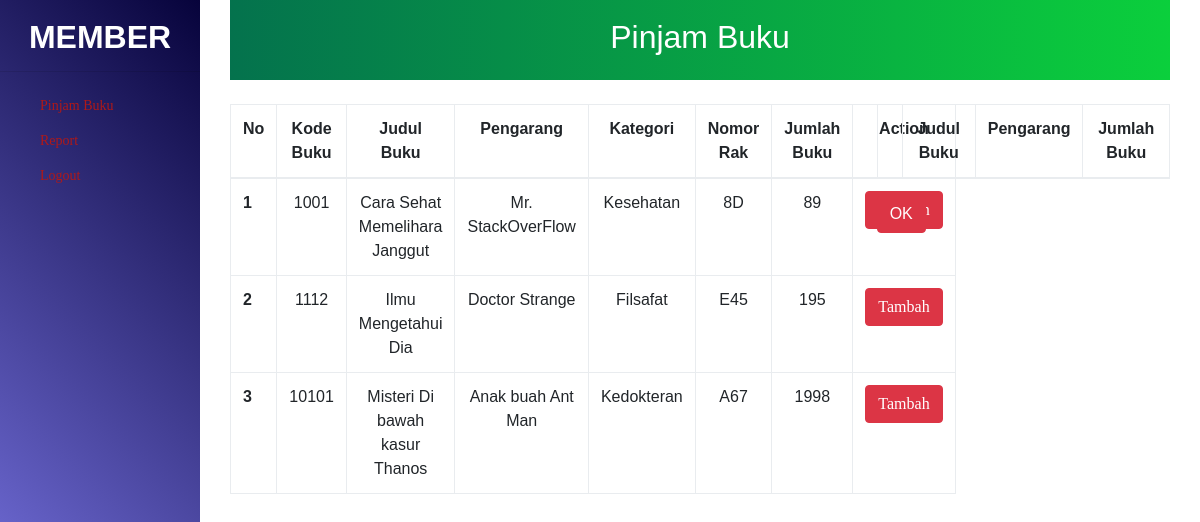
The page /index.php?hal=pinjaman (signed in) on the database its author committed.
### tables this page shows
CREATE TABLE `daftar_buku` (
  `kode_buku` int(11) NOT NULL,
  `judul_buku` varchar(100) NOT NULL,
  `pengarang` varchar(100) NOT NULL,
  `kategori` varchar(100) NOT NULL
);

CREATE TABLE `stock_buku` (
  `nomor_rak` varchar(50) NOT NULL,
  `jumlah_buku` int(11) NOT NULL,
  `kode_buku` int(11) NOT NULL
);

### pinjaman.php (the view, shortened to what this page needs)
<div class="container">
    <div class="form">
        <div class="note">
            <h2  class="p-l-20 p-r-20 p-b-20 p-t-20">
                Pinjam Buku
            </h2>
        </div>
    </div>
</div>
<div class="col-md-12 main-content">
    <br>
<div class="row">
  <div class="col-md-8">
  <table class="table table-hover table-bordered">
  <thead style="text-align:center; vertical-align:middle;">
    <tr>
      <td align="center" scope="col"><strong>No</strong></td>
      <td align="center" scope="col"><strong>Kode Buku</strong></td>
      <td align="center" scope="col"><strong>Judul Buku</strong></td>
      <td align="center" scope="col"><strong>Pengarang</strong></td>
      <td align="center" scope="col"><strong>Kategori</strong></td>
      <td align="center" scope="col"><strong>Nomor Rak</strong></td>
      <td align="center" scope="col"><strong>Jumlah Buku</strong></td>
      <td align="center" scope="col"><strong>Action</strong></td>
    </tr>
  </thead>
  <tbody>
      <?php
        $no = 1;
        $abdul = "SELECT daftar_buku.kode_buku, daftar_buku.judul_buku,
                        daftar_buku.pengarang, daftar_buku.kategori, stock_buku.nomor_rak,
                        stock_buku.jumlah_buku
                            FROM daftar_buku
                                INNER JOIN stock_buku
                            ON daftar_buku.kode_buku = stock_buku.kode_buku ORDER BY kode_buku ASC";
        $somad = mysqli_query($koneksi, $abdul);
        while($d = mysqli_fetch_array($somad)){
      ?>
    <tr>
      <th scope="row"><?= $no++; ?></th>
      <td><?= $d['kode_buku'] ?></td>
      <td><?= $d['judul_buku'] ?></td>
      <td><?= $d['pengarang'] ?></td>
      <td><?= $d['kategori'] ?></td>
      <td><?= $d['nomor_rak'] ?></td>
      <td><?= $d['jumlah_buku'] ?></td>
      <td>
          <div class="btn-group">
              <a href="proses_pinjam.php?mod=basket&act=add&id=<?= $d['kode_buku'] ?>" class="btn btn-danger">
              Tambah
              </a>
          </div>
      </td>
    </tr>
    <?php
        }
    ?>
  </tbody>
</table>
  </div>
  <div class="col-md-4">
  <table class="table table-hover table-bordered">
  <thead style="text-align:center; vertical-align:middle;">
    <tr>
      <td></td>
      <td align="center" scope="col"><strong>Judul Buku</strong></td>
      <td align="center" scope="col"><strong>Pengarang</strong></td>
      <td align="center" scope="col"><strong>Jumlah Buku</strong></td>
    </tr>
  </thead>
</table>
<form action="?hal=cetak" method="post">
      <div class="row">
        <div class="col-md-2">
          <button class="btn btn-danger" type="submit">OK</button>
        </div>
      </div>
</form>
  </div>
</div>
</div>

### css/main.css (style rules this page uses)
* { margin: 0px; padding: 0px; box-sizing: border-box; }
body, html { height: 100%; font-family: OpenSans-Regular, sans-serif; }
a { font-family: OpenSans-Regular; font-size: 14px; line-height: 1.7; color: #666666; margin: 0px; transition: all 0.4s; -webkit-transition: all 0.4s; -o-transition: all 0.4s; -moz-transition: all 0.4s; }
h1,h2,h3,h4,h5,h6 { margin: 0px; }
button { outline: none !important; border: none; background: transparent; }
.main-content { text-align:center; }
.note { text-align: center; height: 80px; background: -webkit-linear-gradient(left, #04724d, #0bcf3c); color: #fff; font-weight: bold; line-height: 80px; }

### rows shown on the page
daftar_buku: kode_buku "1001", judul_buku "Cara Sehat Memelihara Janggut", pengarang "Mr. StackOverFlow", kategori "Kesehatan", stock_buku.nomor_rak "8D", stock_buku.jumlah_buku "89"
daftar_buku: kode_buku "1112", judul_buku "Ilmu Mengetahui Dia", pengarang "Doctor Strange", kategori "Filsafat", stock_buku.nomor_rak "E45", stock_buku.jumlah_buku "195"
daftar_buku: kode_buku "10101", judul_buku "Misteri Di bawah kasur Thanos", pengarang "Anak buah Ant Man", kategori "Kedokteran", stock_buku.nomor_rak "A67", stock_buku.jumlah_buku "1998"
